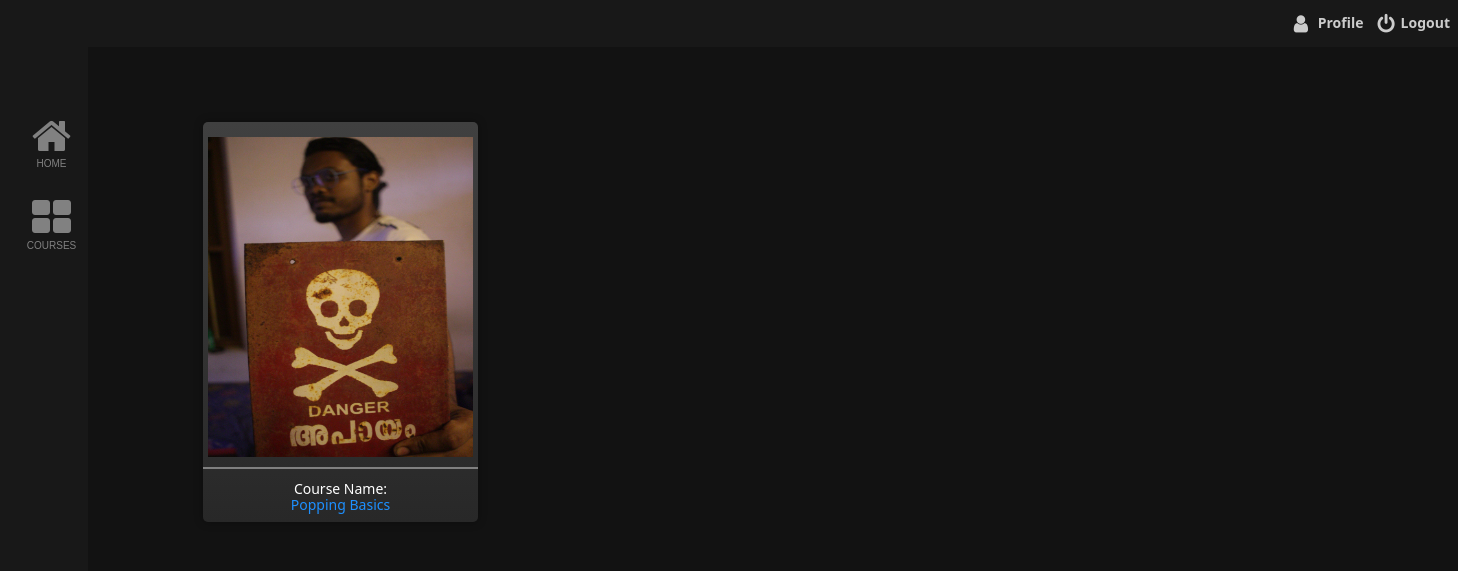
Before: /tutor/courses/ (signed in) with the older database file.
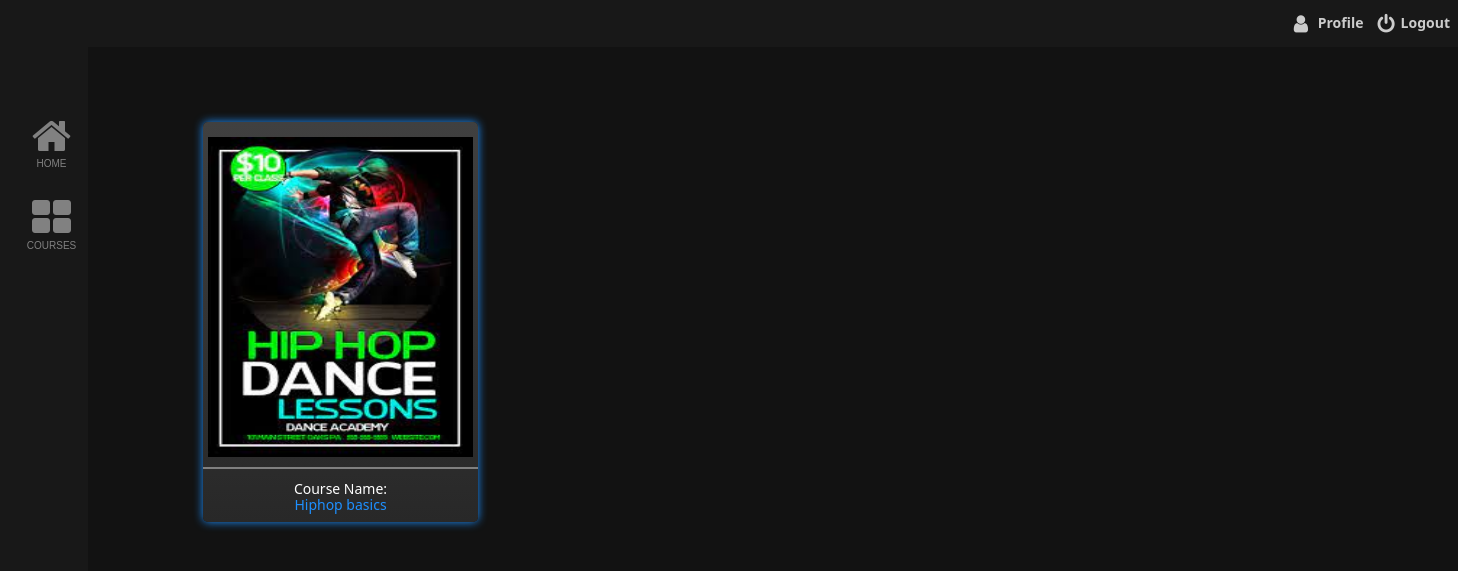
After: the same page with the newer database file.
### Administrator/models.py (models this page shows, shortened)
class DanceCourses(models.Model):
    course_dancecategory=models.ForeignKey(DanceCategory,on_delete=models.SET_NULL,null=True,verbose_name="Dance Category:")
    course_tutor=models.ForeignKey(Tutor,on_delete=models.SET_NULL,null=True,verbose_name="Tutor:")
    course_name=models.CharField("Name:",max_length=20,null=False)
    course_photo=models.ImageField(upload_to="CoursePhoto",null=False)
    course_description=models.TextField("Description")
    course_level=models.ForeignKey(DanceLevel,on_delete=models.SET_NULL,verbose_name="Level",null=True)
    course_subs=models.ForeignKey(SubscriptionType,on_delete=models.CASCADE,verbose_name="Subscription type",null=True)
    slug= models.SlugField(blank=True)
    is_premium=models.BooleanField(default=False)

### Tutor/views.py (the view)
# urls.py: path('courses/',views.viewCourses,name="courses"),
def viewCourses(request):
 if request.session.has_key('tutor_id'):
    tid = request.session['tutor_id']
    courses=DanceCourses.objects.filter(course_tutor_id=tid)
    context={"courses":courses}
    return render(request,"Tutor/Courses.html",context)

### Administrator/models.py (called while the page is built)
    def __str__(self):
        return f"{self.tutor_name}-{self.tutor_designation}"

### MasterEntry/models.py (called while the page is built)
    def __str__(self):
        return self.dancecategory_name

    def __str__(self):
        return self.designation_name

    def __str__(self):
        return self.dancelevel_name

### Tutor/templates/Tutor/Courses.html (shortened to what this page needs)
{% extends 'base.html' %}
    {% block content %}
    <div class="row posters">
        {% for data in courses%}
        <div class="col-sm-3">
            <button type="button" class="cardclass" id="cardclass" data-toggle="modal" data-target="#my{{forloop.counter}}modal" >
         {%if data.is_premium%}
            <div class="cardposter" style="box-shadow: 0 0 10px 0  #1e90ff;">
            <a class="cards" href="{%url 'Tutor:coursevideos' data.slug%}">
                <img src="{{data.course_photo.url}}" />
        <div class="pclass">
        <p>Course Name:<p><h1>{{data.course_name}}</h1>
        </div>
        </button>
        </div>
        {%else%}
         <div class="cardposter">
            <a class="cards" href="{%url 'Tutor:coursevideos' data.slug%}">
                <img src="{{data.course_photo.url}}" />
        <div class="pclass">
        <p>Course Name:<p><h1>{{data.course_name}}</h1>
        </div>
        </button>
        </div>
        {%endif%}
        {%endfor%}
        </div>
        </div>
    {% endblock content %}

Changed rows visible on the page:
removed DanceCourses: course_photo (picture), course_name "Popping Basics"
added DanceCourses: course_photo (picture), course_name "Hiphop basics"
